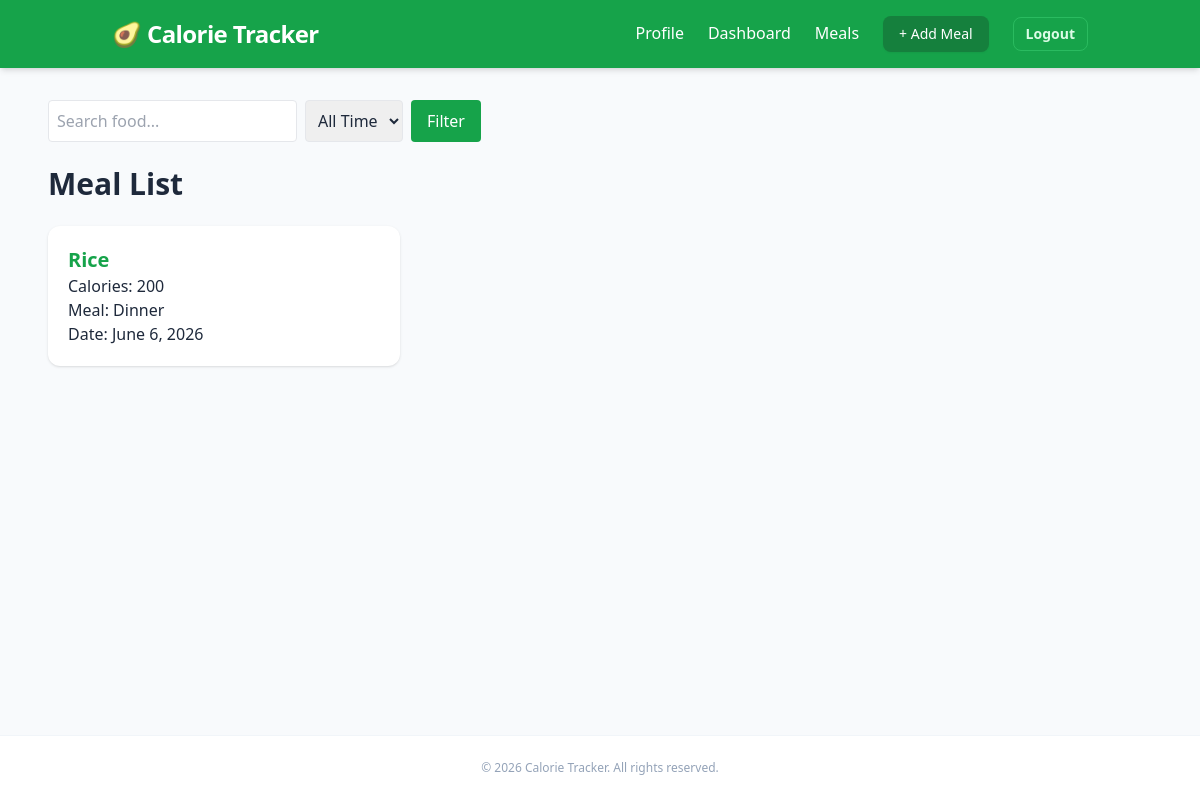
The page /meals/ (signed in) on the database its author committed.
### meals/models.py (models this page shows, shortened)
class FoodEntry(models.Model):
    MEAL_CHOICES = [
        ("Breakfast", "Breakfast"),
        ("Lunch", "Lunch"),
        ("Dinner", "Dinner"),
        ("Snack", "Snack"),
    ]
    user = models.ForeignKey(
        User,
        on_delete=models.CASCADE
    )
    food_name = models.CharField(max_length=100)
    calories = models.PositiveIntegerField()
    meal_type = models.CharField(
        max_length=20,
        choices=MEAL_CHOICES
    )
    date = models.DateField()
    created_at = models.DateTimeField(
        auto_now_add=True
    )

### meals/views.py (the view)
# urls.py: path("meals/",views.MealListView.as_view(), name="meals_list"),
class MealListView(
    LoginRequiredMixin,
    ListView
):
    model = FoodEntry
    template_name = "meals/meals_list.html"
    context_object_name = "meals"
    def get_queryset(self):
        queryset = FoodEntry.objects.filter(
            user=self.request.user
        )
        search = self.request.GET.get(
            "search"
        )
        filter_type = self.request.GET.get(
            "filter"
                )
        if filter_type == "today":
            queryset = queryset.filter(
                date=date.today()
            )
        if search:
            queryset = queryset.filter(
                food_name__icontains=search
            )
        return queryset.order_by("-date")

### meals/templates/meals/meals_list.html (shortened to what this page needs)
{% extends 'meals/base.html' %}
{% block content %}
<form method="GET" class="mb-6 flex gap-2">
    <input type="text" name="search" placeholder="Search food..." value="{{ request.GET.search }}" class="border p-2 rounded">
    <select name="filter" class="border p-2 rounded">
        <option value="">All Time</option>
    </select>
    <button class="bg-green-600 text-white px-4 py-2 rounded">Filter</button>
</form>
<h2 class="text-3xl font-bold mb-6">
    Meal List
</h2>
<div class="grid md:grid-cols-2 lg:grid-cols-3 gap-6">
    {% for meal in meals %}
        <div class="bg-white p-5 rounded-xl shadow">
    <a href="{% url 'meal_detail' meal.id %}" class="text-xl font-bold text-green-600">
        {{ meal.food_name }}
    </a>
    <p>
        Calories: {{ meal.calories }}
    </p>
    <p>
        Meal: {{ meal.meal_type }}
    </p>
    <p>
        Date: {{ meal.date }}
    </p>
</div>
    {% empty %}
        <p>No meals found.</p>
    {% endfor %}
</div>
{% endblock %}

### rows shown on the page
FoodEntry: food_name "Rice", calories "200", meal_type "Dinner", date "June 6, 2026"
